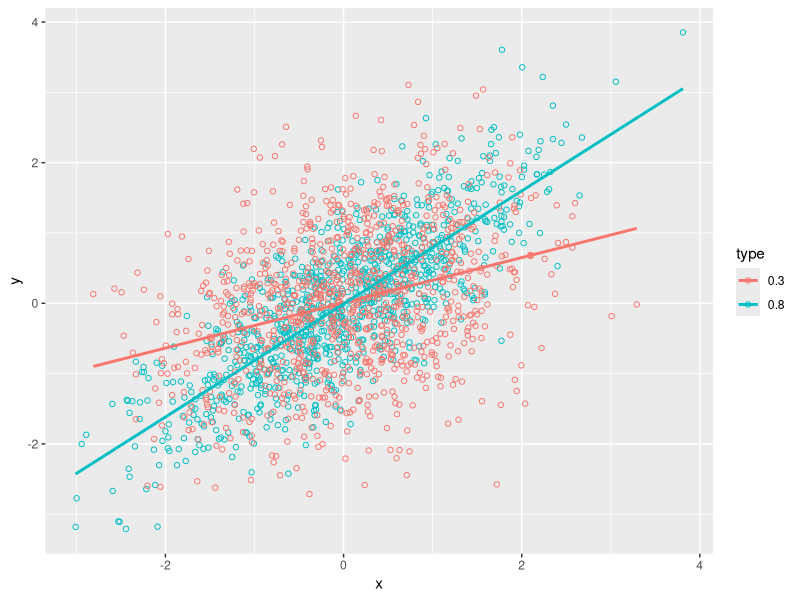
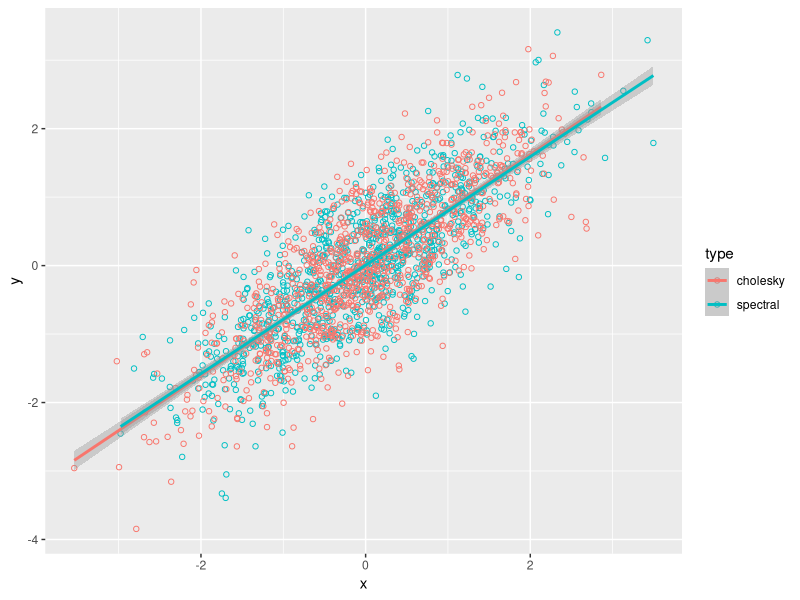
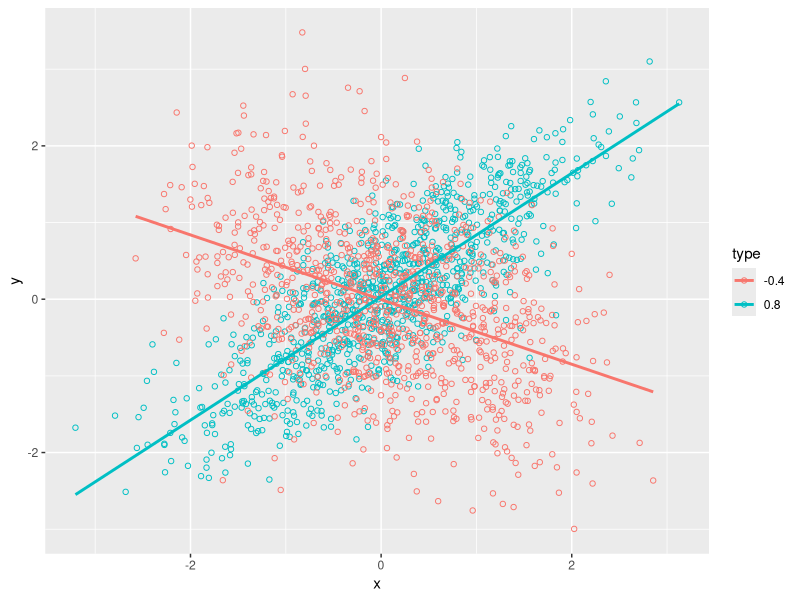

Reproduce these figures in R, in order.

N <- 1000


#Cholesky decomposition
e1 <- rnorm(N)
e2 <- rnorm(N)
rho <- 0.3
x1 <- e1
x2 <- rho * x1 + sqrt(1-rho*rho) * e2


dat = data.frame(x = x1, y = x2, type=as.character(rho))

head(dat)

set.seed(1)
e1 <- rnorm(N)
e2 <- rnorm(N)
rho <- 0.8
x1 <- e1
x2 <- rho * x1 + sqrt(1-rho*rho) * e2

dat = rbind(data.frame(x = x1, y = x2, type=as.character(rho)), 
                       dat)

library(ggplot2)

# Set color by cond
ggplot(dat, aes(x=x, y=y, color=type)) + geom_point(shape=1) + 
  geom_smooth(method=lm,   # Add linear regression lines
              se=FALSE)    # Don't add shaded confidence region


#====================== SVD and root matrix way ==============#
covMat <- rbind(c(1, 0.9),
                c(0.9, 1))

svdRes <- svd(covMat)
U <- svdRes$u
D <- diag(svdRes$d)
V <- svdRes$v

#We should get back covMat here
U %*% D %*% t(V)

#Since covMat symmetric => 
eigen(covMat)
A = U %*% D^0.5


getTransformMatrix <- function(covMat)
{
  svdRes <- svd(covMat)
  
  U <- svdRes$u
  D <- diag(svdRes$d)
  V <- svdRes$v
  A = U %*% (D^0.5)
  A
}

rho = 0.8
covMat = rbind(c(1, rho),
               c(rho, 1))

A = getTransformMatrix(covMat)



#First, Cholesky way
#set.seed(1)
e1 <- rnorm(N)
e2 <- rnorm(N)
rho <- 0.8
x1 <- e1
x2 <- rho * x1 + sqrt(1-rho*rho) * e2


#Second spectral transform way
covMat = rbind(c(1, rho),
               c(rho, 1))

A = getTransformMatrix(covMat)
head(data.frame(x1, x2))
head(e1)
head(e2)
E <- rbind(e1, e2)
result <- A %*% E

dat_s <- data.frame(x = result[1,], y = result[2,], "type" = "spectral")
dat_c <- data.frame(x = x1 , y = x2, "type" = "cholesky")
# Set color by cond
ggplot(rbind(dat_s, dat_c), aes(x=x, y=y, color=type)) + geom_point(shape=1) + 
  geom_smooth(method=lm,   # Add linear regression lines
              se=TRUE)    # Don't add shaded confidence region



#------------  Two correlated sets of normals ----------#

rho1 <- 0.8
rho2 = -0.4
#1. Generate independent Normals
e <- matrix(rnorm(2*N), nrow = 2)

covMat1 <- rbind(c(1, rho1),
                c(rho1, 1))
covMat2 <- rbind(c(1, rho2),
                 c(rho2, 1))

result1 <- getTransformMatrix(covMat1) %*% e
result2 <- getTransformMatrix(covMat2) %*% e

dat_1 <- data.frame(x = result1[1,], y = result1[2,], "type" = as.character(rho1))
dat_2 <- data.frame(x = result2[1,], y = result2[2,], "type" = as.character(rho2))

ggplot(rbind(dat_1, dat_2), aes(x=x, y=y, color=type)) + geom_point(shape=1) + 
  geom_smooth(method=lm,   # Add linear regression lines
              se=FALSE)    # Don't add shaded confidence region


